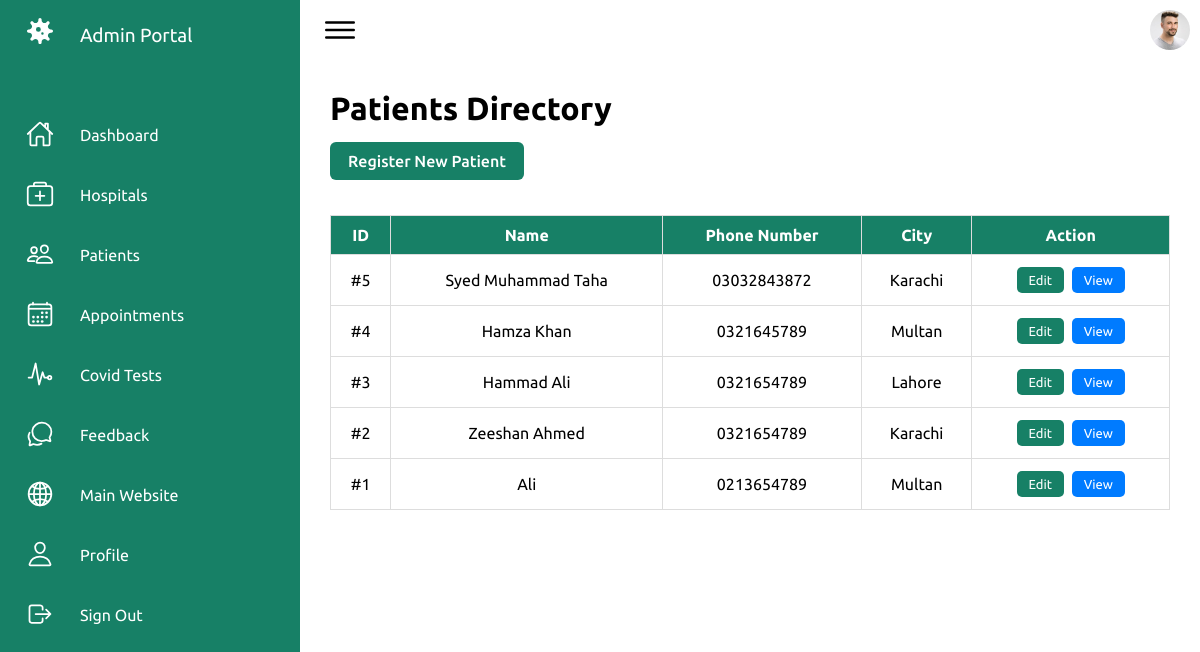
The page /admin/patient.php (signed in) on the database its author committed.
### tables this page shows
CREATE TABLE `tbl_patient` (
  `id` int(11) NOT NULL AUTO_INCREMENT,
  `name` varchar(50) NOT NULL,
  `contact` varchar(15) NOT NULL DEFAULT '',
  `email` varchar(50) NOT NULL,
  `password` varchar(255) NOT NULL,
  `cid` int(11) NOT NULL DEFAULT 1,
  `address` varchar(150) NOT NULL DEFAULT '',
  `gender` varchar(15) NOT NULL DEFAULT '',
  `image` varchar(150) NOT NULL DEFAULT 'uploads/patients/user.jpg',
  `status` varchar(50) NOT NULL DEFAULT 'activate',
  PRIMARY KEY (`id`)
);

CREATE TABLE `tbl_city` (
  `id` int(11) NOT NULL AUTO_INCREMENT,
  `name` varchar(50) NOT NULL,
  PRIMARY KEY (`id`)
);

### admin/patient.php (the view, shortened to what this page needs)
<?php
    include("connection.php");
?>
<!DOCTYPE html>
<html lang="en">
<head>
    <link rel="stylesheet" href="assets/css/index.css">
</head>
<body>
    <div class="container">
        <?php
            include("navigation.php");
        ?>
        <div class="main">
            <div class="topbar">
                <div class="toggle">
                    <ion-icon name="menu-outline"></ion-icon>
                </div>
                <div class="user">
                    <a href='profile.php'><img src="assets/imgs/customer01.jpg" alt="Profile"></a>
                </div>
            </div>
            <div class="mainContent">
                <h2 class="title">Patients Directory</h2>
                <a href="add_new_patient.php" class="btn">Register New Patient</a>
                <div style="overflow-x:auto;">
                    <table>
                        <thead>
                            <tr>
                                <th>ID</th>
                                <th>Name</th>
                                <th>Phone Number</th>
                                <th>City</th>
                                <th>Action</th>
                            </tr>
                        </thead>
                        <tbody>
                            <?php
                                $query = "SELECT tbl_patient.*, tbl_city.name as 'cname' FROM tbl_patient LEFT JOIN tbl_city ON tbl_patient.cid=tbl_city.id ORDER BY tbl_patient.id DESC";
                                $result = mysqli_query($connection,$query);
                                if($result && mysqli_num_rows($result) > 0)
                                {
                                    foreach($result as $row)
                                    {
                                        $cityName = !empty($row['cname']) ? htmlspecialchars($row['cname']) : 'N/A';
                                        echo
                                        "<tr>
                                            <td>#" . $row['id'] . "</td>
                                            <td>" . htmlspecialchars($row['name']) . "</td>
                                            <td>" . htmlspecialchars($row['contact']) . "</td>
                                            <td>$cityName</td>
                                            <td>
                                                <a href='edit_patient.php?id=" . $row['id'] . "' class='btnedit'>Edit</a>
                                                <a href='view_patient.php?id=" . $row['id'] . "' class='btnview'>View</a>
                                            </td>
                                        </tr>";
                                    }
                                }
                                else
                                {
                                    echo "<tr><td colspan='5' style='color:#777;'>No patients found.</td></tr>";
                                }
                            ?>
                        </tbody>
                    </table>
                </div>
            </div>
        </div>
    </div>
</body>
</html>

### admin/assets/css/index.css (style rules this page uses)
* { font-family: "Ubuntu", sans-serif; margin: 0; padding: 0; box-sizing: border-box; }
:root { --white: #fff; --gray: #f5f5f5; --black1: #222; --black2: #999; --green:#178066; }
body { min-height: 100vh; overflow-x: hidden; }
.container { position: relative; width: 100%; }
.main { position: absolute; width: calc(100% - 300px); left: 300px; min-height: 100vh; background: var(--white); transition: 0.5s; }
.topbar { width: 100%; height: 60px; display: flex; justify-content: space-between; align-items: center; padding: 0 10px; }
.toggle { position: relative; width: 60px; height: 60px; display: flex; justify-content: center; align-items: center; font-size: 2.5rem; cursor: pointer; }
.user { position: relative; width: 40px; height: 40px; border-radius: 50%; overflow: hidden; cursor: pointer; }
.user img { position: absolute; top: 0; left: 0; width: 100%; height: 100%; object-fit: cover; }

### admin/patient.php (style rules this page uses)
.mainContent { padding: 30px; }
.mainContent .title { font-size: 32px; margin-bottom: 15px; }
.mainContent table { width: 100%; border-collapse: collapse; }
.mainContent table, td, th { margin-top: 20px; border: 1px solid #ddd; text-align: center; padding: 10px; }
.mainContent table th { background-color: #178066; color: #fff; }
.mainContent table a { padding: 6px 12px; text-decoration: none; border-radius: 5px; color: #fff; font-size: 13px; display: inline-block; margin: 2px; }
.mainContent .btnedit { background-color: #178066; }
.mainContent .btnview { background-color: #007bff; }
.mainContent .btn { display: inline-block; margin-bottom: 15px; padding: 10px 18px; background-color: #178066; text-decoration: none; border-radius: 6px; color: #fff; font-weight: 500; }

### rows shown on the page
tbl_patient: id "5", name "Syed Muhammad Taha", contact "03032843872", tbl_city.name "Karachi"
tbl_patient: id "4", name "Hamza Khan", contact "0321645789", tbl_city.name "Multan"
tbl_patient: id "3", name "Hammad Ali", contact "0321654789", tbl_city.name "Lahore"
tbl_patient: id "2", name "Zeeshan Ahmed", contact "0321654789", tbl_city.name "Karachi"
tbl_patient: id "1", name "Ali", contact "0213654789", tbl_city.name "Multan"
